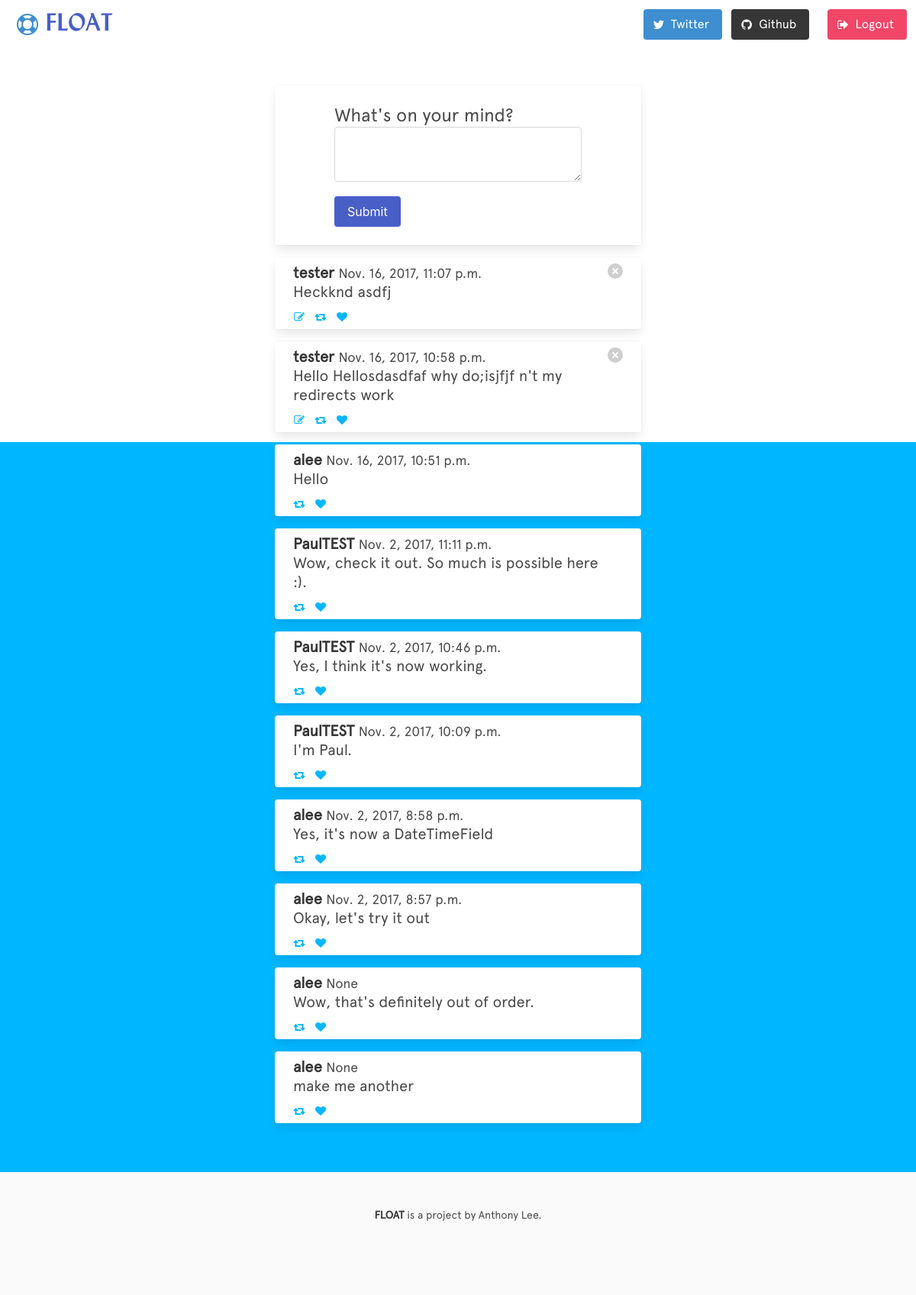
The app's page / (signed in), older data.
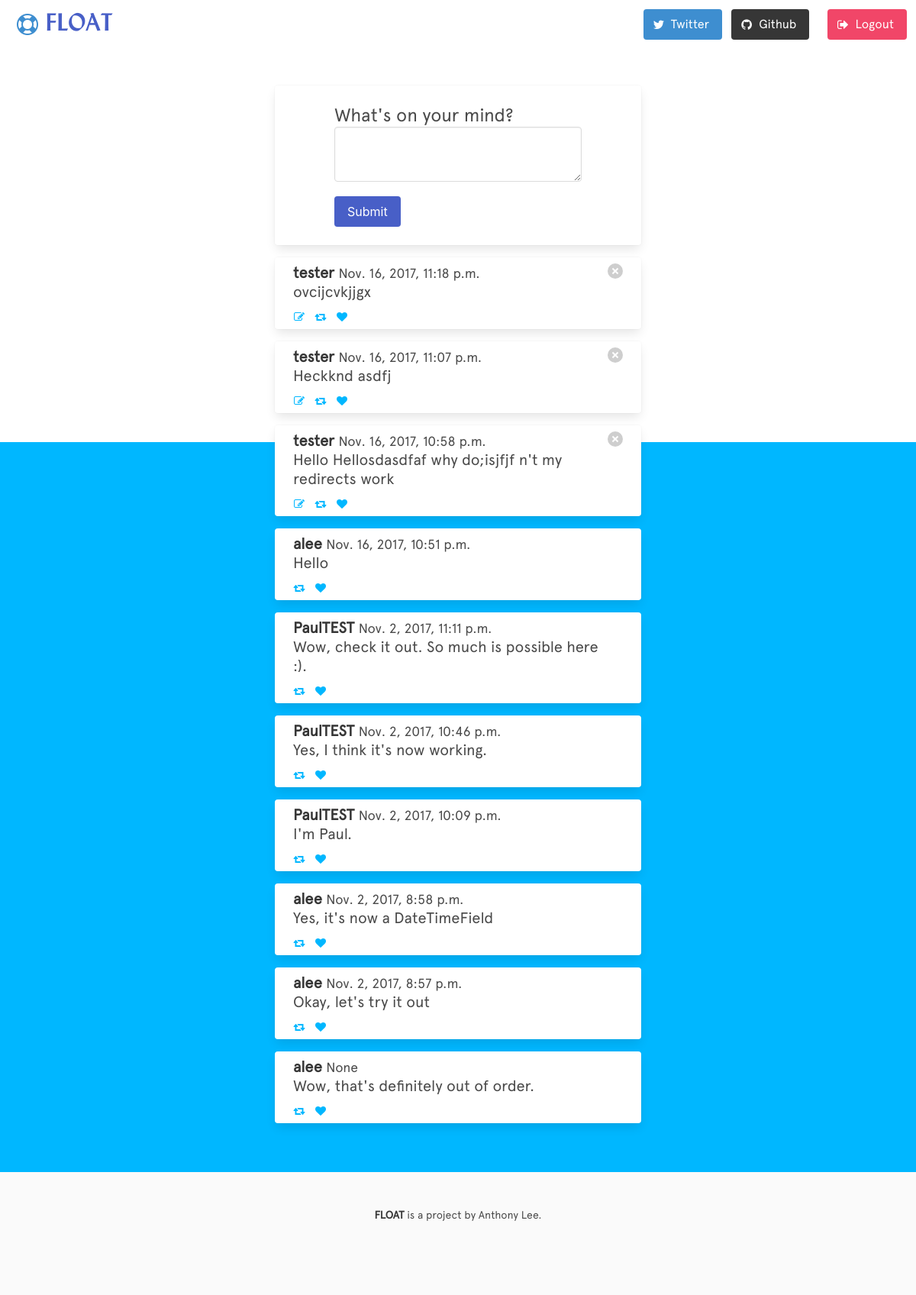
The same page, newer data.
### posts/models.py (models this page shows)
class Post(models.Model):
    content = models.TextField(max_length=255)
    created_at = models.DateTimeField(auto_now_add=True)
    user = models.ForeignKey(User)

### posts/views.py (the view, shortened to what this page needs)
# urls.py: url(r'^$', views.PostCreateView.as_view(), name='home'),
class PostCreateView(LoginRequiredMixin, CreateView, ListView):
    context_object_name = "posts"
    model = Post
    template_name = "post_create.html"
    success_url="/"
    paginate_by = 10
    form_class = PostForm
    def get_queryset(self):
        return Post.objects.order_by('-created_at')

### posts/forms.py
class PostForm(ModelForm):
    class Meta:
        model = Post
        fields = ('content',)
        widgets = {
            'content': Textarea(attrs={'class': 'textarea',
                                       'rows': 2,
                                       'cols': 0}),
        }

### posts/templates/post_create.html
 {% extends 'base.html' %} {% block title %} Create a Post - {{ block.super }} {% endblock title %} {% block content %}
<section class="section floating-fill">
    <div class="container">
        <div class="card django-card">
            <div class="card-content">
                <div class="field django-form">
                    <h1 class="is-size-4">What's on your mind?</h1>
                    <div class="control">
                        <form role="form" action="" method="post">
                            {% csrf_token %} {{ form.as_p }}
                            <br>
                            <input class="button is-link" type="submit" value="Submit" />
                        </form>
                    </div>
                </div>
            </div>
        </div>
        {% for post in posts %}
        <div class="card django-card">
            <article class="media postcards">
                <div class="media-content">
                    <div class="content">
                        <p class="is-size-5">
                            <strong>{{ post.user }}</strong>
                            <small>{{ post.created_at }}</small>
                            <br> {{ post.content }} </p>
                    </div>
                    <nav class="level is-mobile">
                        <div class="level-left">
                            {% if user.pk == post.user.pk %}
                            <a href="{% url 'edit' pk=post.pk %}" class="level-item">
                                <span class="icon is-small">
                                    <i class="fa fa-edit"></i>
                                </span>
                            </a>
                            {% endif %}
                            <a class="level-item">
                                <span class="icon is-small">
                                    <i class="fa fa-retweet"></i>
                                </span>
                            </a>
                            <a class="level-item">
                                <span class="icon is-small">
                                    <i class="fa fa-heart"></i>
                                </span>
                            </a>
                        </div>
                    </nav>
                </div>
                <div class="media-right">
                    {% if user.pk == post.user.pk %}
                    <a class="delete" href="{% url 'delete' pk=post.pk %}"></a>
                    {% endif %}
                </div>
            </article>
        </div>
        {% endfor %}
    </div>
</section>
{% endblock %}

### posts/templates/base.html (shortened to what this page needs)
{% load staticfiles %}
<!DOCTYPE html>
<html>
<head>
    <link rel="stylesheet" href="https://maxcdn.bootstrapcdn.com/font-awesome/4.7.0/css/font-awesome.min.css">
    <link rel="stylesheet" href="https://cdnjs.cloudflare.com/ajax/libs/bulma/0.6.0/css/bulma.min.css">
    <link rel="stylesheet" href="{% static 'stylesheets/style.css' %}">
</head>
<body>
    <nav class="navbar is-transparent" role="navigration" aria-label="main navigation">
        <div class="navbar-brand">
            <a class="navbar-item" href="/">
                <span class="icon is-large is-left has-text-info">
                    <i class="fa fa-life-ring fa-2x"></i>
                </span>
                <p class="is-size-3 has-icons-left brand-title">FLOAT</p>
            </a>
        </div>
        <div class="navbar-end">
            <div class="navbar-item is-hidden-touch">
                <div class="field is-grouped">
                    <p class="control">
                        <a class="is-info button" target="_blank" href="https://twitter.com/">
                            <span class="icon">
                                <i class="fa fa-twitter"></i>
                            </span>
                            <span>
                                Twitter
                            </span>
                        </a>
                    </p>
                    <p class="control">
                        <a class="is-dark button" target="_blank" href="https://github.com/alee792/microblog-django">
                            <span class="icon">
                                <i class="fa fa-github"></i>
                            </span>
                            <span>
                                Github
                            </span>
                        </a>
                    </p>
                </div>
            </div>
            {% if user.is_authenticated %}
            <div class="navbar-item is-hidden-touch">
                <p class="control">
                    <a class="is-danger button" href="{% url 'auth_logout' %}">
                        <span class="icon">
                            <i class="fa fa-sign-out"></i>
                        </span>
                        <span>
                            Logout
                        </span>
                    </a>
                </p>
            </div>
            {% endif %}
        </div>
    </nav>
    {% block content %}{% endblock content %} {% block footer %}{% endblock footer %}
    <footer class="footer">
        <div class="container">
            <div class="content has-text-centered">
                <p>
                    <strong>FLOAT</strong> is a project by Anthony Lee.
                </p>
            </div>
        </div>
    </footer>
</body>
</html>

### posts/static/stylesheets/style.css (style rules this page uses)
* { min-height: 0; min-width: 0; }
body { font: 14px 'apercu-web', "Lucida Grande", Helvetica, Arial, sans-serif; }
a { color: #00B7FF; }
.brand-title { font-family: lydian, "serif"; }
.card { margin: .1rem; }
.floating-fill { background-image: linear-gradient(bottom, #00B7FF 65%, #fff 0%); background-image: -o-linear-gradient(bottom, #00B7FF 65%, #fff 0%); background-image: -moz-linear-gradient(bottom, #00B7FF 65%, #fff 0%); background-image: -webkit-linear-gradient(bottom, #00B7FF 65%, #fff 0%); background-image: -ms-linear-gradient(bottom, #00B7FF 65%, #fff 0%); }
.django-form { margin: auto; width: 75%; }
.django-card { max-width: 50%; margin: auto; }
.postcards { margin: 1rem; padding: .5rem; }

Row changes from the older to the newer data that the page shows:
no longer on this page (row unchanged): Post: user "alee", created_at "None", content "make me another"
added Post: user "tester", created_at "Nov. 16, 2017, 11:18 p.m.", content "ovcijcvkjjgx"
